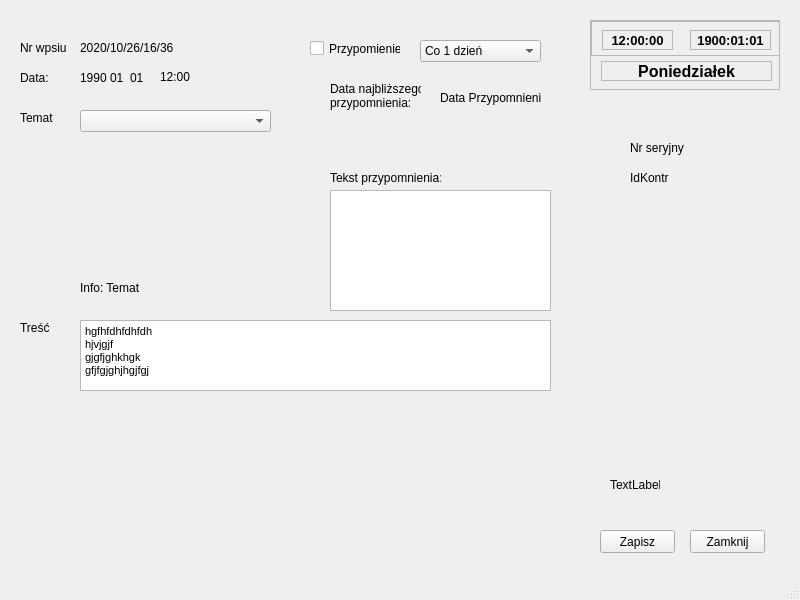
<?xml version="1.0" encoding="UTF-8"?>
<ui version="4.0">
 <class>KontrahentInfoDodajWpis</class>
 <widget class="QMainWindow" name="KontrahentInfoDodajWpis">
  <property name="geometry">
   <rect>
    <x>0</x>
    <y>0</y>
    <width>800</width>
    <height>600</height>
   </rect>
  </property>
  <property name="windowTitle">
   <string>MainWindow</string>
  </property>
  <widget class="QWidget" name="centralwidget">
   <widget class="QLabel" name="label_9">
    <property name="geometry">
     <rect>
      <x>330</x>
      <y>170</y>
      <width>111</width>
      <height>16</height>
     </rect>
    </property>
    <property name="text">
     <string>Tekst przypomnienia:</string>
    </property>
   </widget>
   <widget class="QLabel" name="label_13">
    <property name="geometry">
     <rect>
      <x>630</x>
      <y>170</y>
      <width>111</width>
      <height>16</height>
     </rect>
    </property>
    <property name="text">
     <string>IdKontr</string>
    </property>
   </widget>
   <widget class="QLabel" name="label">
    <property name="geometry">
     <rect>
      <x>20</x>
      <y>40</y>
      <width>51</width>
      <height>16</height>
     </rect>
    </property>
    <property name="text">
     <string>Nr wpsiu</string>
    </property>
   </widget>
   <widget class="QLabel" name="label_7">
    <property name="geometry">
     <rect>
      <x>20</x>
      <y>110</y>
      <width>51</width>
      <height>16</height>
     </rect>
    </property>
    <property name="text">
     <string>Temat</string>
    </property>
   </widget>
   <widget class="QTextEdit" name="textEdit">
    <property name="geometry">
     <rect>
      <x>80</x>
      <y>320</y>
      <width>471</width>
      <height>71</height>
     </rect>
    </property>
    <property name="html">
     <string>&lt;!DOCTYPE HTML PUBLIC &quot;-//W3C//DTD HTML 4.0//EN&quot; &quot;http://www.w3.org/TR/REC-html40/strict.dtd&quot;&gt;
&lt;html&gt;&lt;head&gt;&lt;meta name=&quot;qrichtext&quot; content=&quot;1&quot; /&gt;&lt;style type=&quot;text/css&quot;&gt;
p, li { white-space: pre-wrap; }
&lt;/style&gt;&lt;/head&gt;&lt;body style=&quot; font-family:'MS Shell Dlg 2'; font-size:8.25pt; font-weight:400; font-style:normal;&quot;&gt;
&lt;p style=&quot; margin-top:0px; margin-bottom:0px; margin-left:0px; margin-right:0px; -qt-block-indent:0; text-indent:0px;&quot;&gt;hgfhfdhfdhfdh&lt;/p&gt;
&lt;p style=&quot; margin-top:0px; margin-bottom:0px; margin-left:0px; margin-right:0px; -qt-block-indent:0; text-indent:0px;&quot;&gt;hjvjgjf&lt;/p&gt;
&lt;p style=&quot; margin-top:0px; margin-bottom:0px; margin-left:0px; margin-right:0px; -qt-block-indent:0; text-indent:0px;&quot;&gt;gjgfjghkhgk&lt;/p&gt;
&lt;p style=&quot; margin-top:0px; margin-bottom:0px; margin-left:0px; margin-right:0px; -qt-block-indent:0; text-indent:0px;&quot;&gt;gfjfgjghjhgjfgj&lt;/p&gt;&lt;/body&gt;&lt;/html&gt;</string>
    </property>
   </widget>
   <widget class="QLabel" name="label_5">
    <property name="geometry">
     <rect>
      <x>110</x>
      <y>70</y>
      <width>21</width>
      <height>16</height>
     </rect>
    </property>
    <property name="text">
     <string>01</string>
    </property>
   </widget>
   <widget class="QLabel" name="label_3">
    <property name="geometry">
     <rect>
      <x>20</x>
      <y>70</y>
      <width>41</width>
      <height>16</height>
     </rect>
    </property>
    <property name="text">
     <string>Data:</string>
    </property>
   </widget>
   <widget class="QLabel" name="label_10">
    <property name="geometry">
     <rect>
      <x>330</x>
      <y>80</y>
      <width>91</width>
      <height>31</height>
     </rect>
    </property>
    <property name="text">
     <string>Data najbliższego 
przypomnienia:</string>
    </property>
   </widget>
   <widget class="QLabel" name="labelDaty">
    <property name="geometry">
     <rect>
      <x>690</x>
      <y>30</y>
      <width>81</width>
      <height>20</height>
     </rect>
    </property>
    <property name="font">
     <font>
      <pointsize>10</pointsize>
      <weight>75</weight>
      <bold>true</bold>
     </font>
    </property>
    <property name="frameShape">
     <enum>QFrame::StyledPanel</enum>
    </property>
    <property name="text">
     <string>1900:01:01</string>
    </property>
    <property name="alignment">
     <set>Qt::AlignCenter</set>
    </property>
   </widget>
   <widget class="QCheckBox" name="checkBox">
    <property name="geometry">
     <rect>
      <x>310</x>
      <y>40</y>
      <width>91</width>
      <height>17</height>
     </rect>
    </property>
    <property name="text">
     <string>Przypomienie</string>
    </property>
   </widget>
   <widget class="QLabel" name="label_6">
    <property name="geometry">
     <rect>
      <x>130</x>
      <y>70</y>
      <width>21</width>
      <height>16</height>
     </rect>
    </property>
    <property name="text">
     <string>01</string>
    </property>
   </widget>
   <widget class="QPushButton" name="pushButton_2">
    <property name="geometry">
     <rect>
      <x>600</x>
      <y>530</y>
      <width>75</width>
      <height>23</height>
     </rect>
    </property>
    <property name="text">
     <string>Zapisz</string>
    </property>
   </widget>
   <widget class="QPushButton" name="pushButton">
    <property name="geometry">
     <rect>
      <x>690</x>
      <y>530</y>
      <width>75</width>
      <height>23</height>
     </rect>
    </property>
    <property name="text">
     <string>Zamknij</string>
    </property>
   </widget>
   <widget class="QLabel" name="label_4">
    <property name="geometry">
     <rect>
      <x>80</x>
      <y>70</y>
      <width>31</width>
      <height>16</height>
     </rect>
    </property>
    <property name="text">
     <string>1990</string>
    </property>
   </widget>
   <widget class="QLabel" name="label_2">
    <property name="enabled">
     <bool>true</bool>
    </property>
    <property name="geometry">
     <rect>
      <x>80</x>
      <y>40</y>
      <width>101</width>
      <height>16</height>
     </rect>
    </property>
    <property name="text">
     <string>2020/10/26/16/36</string>
    </property>
   </widget>
   <widget class="QLabel" name="label_12">
    <property name="geometry">
     <rect>
      <x>630</x>
      <y>140</y>
      <width>111</width>
      <height>16</height>
     </rect>
    </property>
    <property name="text">
     <string>Nr seryjny</string>
    </property>
   </widget>
   <widget class="QLabel" name="label_8">
    <property name="geometry">
     <rect>
      <x>20</x>
      <y>320</y>
      <width>51</width>
      <height>16</height>
     </rect>
    </property>
    <property name="text">
     <string>Treść</string>
    </property>
   </widget>
   <widget class="QScrollArea" name="scrollArea_8">
    <property name="geometry">
     <rect>
      <x>590</x>
      <y>20</y>
      <width>190</width>
      <height>70</height>
     </rect>
    </property>
    <property name="widgetResizable">
     <bool>true</bool>
    </property>
    <widget class="QWidget" name="scrollAreaWidgetContents_8">
     <property name="geometry">
      <rect>
       <x>0</x>
       <y>0</y>
       <width>188</width>
       <height>68</height>
      </rect>
     </property>
     <widget class="QLabel" name="labelDzien">
      <property name="geometry">
       <rect>
        <x>10</x>
        <y>40</y>
        <width>171</width>
        <height>20</height>
       </rect>
      </property>
      <property name="font">
       <font>
        <pointsize>12</pointsize>
        <weight>75</weight>
        <bold>true</bold>
       </font>
      </property>
      <property name="frameShape">
       <enum>QFrame::StyledPanel</enum>
      </property>
      <property name="text">
       <string>Poniedziałek</string>
      </property>
      <property name="alignment">
       <set>Qt::AlignCenter</set>
      </property>
      <property name="wordWrap">
       <bool>false</bool>
      </property>
     </widget>
     <widget class="QScrollArea" name="scrollArea_9">
      <property name="geometry">
       <rect>
        <x>0</x>
        <y>0</y>
        <width>190</width>
        <height>35</height>
       </rect>
      </property>
      <property name="widgetResizable">
       <bool>true</bool>
      </property>
      <widget class="QWidget" name="scrollAreaWidgetContents_9">
       <property name="geometry">
        <rect>
         <x>0</x>
         <y>0</y>
         <width>188</width>
         <height>33</height>
        </rect>
       </property>
       <widget class="QLabel" name="labelZegara">
        <property name="geometry">
         <rect>
          <x>10</x>
          <y>8</y>
          <width>71</width>
          <height>20</height>
         </rect>
        </property>
        <property name="font">
         <font>
          <pointsize>10</pointsize>
          <weight>75</weight>
          <bold>true</bold>
         </font>
        </property>
        <property name="frameShape">
         <enum>QFrame::StyledPanel</enum>
        </property>
        <property name="text">
         <string>12:00:00</string>
        </property>
        <property name="alignment">
         <set>Qt::AlignCenter</set>
        </property>
       </widget>
      </widget>
     </widget>
    </widget>
   </widget>
   <widget class="QLabel" name="label_11">
    <property name="geometry">
     <rect>
      <x>440</x>
      <y>90</y>
      <width>101</width>
      <height>16</height>
     </rect>
    </property>
    <property name="text">
     <string>Data Przypomnienia</string>
    </property>
   </widget>
   <widget class="QComboBox" name="comboBox">
    <property name="geometry">
     <rect>
      <x>420</x>
      <y>40</y>
      <width>121</width>
      <height>22</height>
     </rect>
    </property>
    <item>
     <property name="text">
      <string>Co 1 dzień</string>
     </property>
    </item>
    <item>
     <property name="text">
      <string>Co tydzień</string>
     </property>
    </item>
    <item>
     <property name="text">
      <string>Co miesiąc</string>
     </property>
    </item>
    <item>
     <property name="text">
      <string>Co rok</string>
     </property>
    </item>
    <item>
     <property name="text">
      <string>Wybierz termin</string>
     </property>
    </item>
   </widget>
   <widget class="QTextEdit" name="textEdit_2">
    <property name="geometry">
     <rect>
      <x>330</x>
      <y>190</y>
      <width>221</width>
      <height>121</height>
     </rect>
    </property>
   </widget>
   <widget class="QLabel" name="label_14">
    <property name="geometry">
     <rect>
      <x>160</x>
      <y>70</y>
      <width>47</width>
      <height>13</height>
     </rect>
    </property>
    <property name="text">
     <string>12:00</string>
    </property>
   </widget>
   <widget class="QComboBox" name="comboBox_2">
    <property name="geometry">
     <rect>
      <x>80</x>
      <y>110</y>
      <width>191</width>
      <height>22</height>
     </rect>
    </property>
   </widget>
   <widget class="QLabel" name="label_15">
    <property name="geometry">
     <rect>
      <x>80</x>
      <y>280</y>
      <width>191</width>
      <height>16</height>
     </rect>
    </property>
    <property name="text">
     <string>Info: Temat</string>
    </property>
   </widget>
   <widget class="QLabel" name="lblCheckOkNo">
    <property name="geometry">
     <rect>
      <x>610</x>
      <y>460</y>
      <width>50</width>
      <height>50</height>
     </rect>
    </property>
    <property name="text">
     <string>TextLabel</string>
    </property>
   </widget>
   <zorder>label_9</zorder>
   <zorder>label_13</zorder>
   <zorder>label</zorder>
   <zorder>label_7</zorder>
   <zorder>textEdit</zorder>
   <zorder>label_5</zorder>
   <zorder>label_3</zorder>
   <zorder>label_10</zorder>
   <zorder>checkBox</zorder>
   <zorder>label_6</zorder>
   <zorder>pushButton_2</zorder>
   <zorder>pushButton</zorder>
   <zorder>label_4</zorder>
   <zorder>label_2</zorder>
   <zorder>label_12</zorder>
   <zorder>label_8</zorder>
   <zorder>scrollArea_8</zorder>
   <zorder>label_11</zorder>
   <zorder>comboBox</zorder>
   <zorder>textEdit_2</zorder>
   <zorder>labelDaty</zorder>
   <zorder>label_14</zorder>
   <zorder>comboBox_2</zorder>
   <zorder>label_15</zorder>
   <zorder>lblCheckOkNo</zorder>
  </widget>
  <widget class="QMenuBar" name="menubar">
   <property name="geometry">
    <rect>
     <x>0</x>
     <y>0</y>
     <width>800</width>
     <height>21</height>
    </rect>
   </property>
  </widget>
  <widget class="QStatusBar" name="statusbar"/>
 </widget>
 <resources/>
 <connections/>
</ui>
